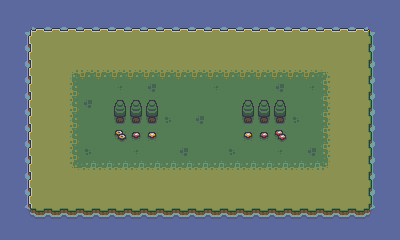

This is a level from a 2D game, rendered from its Tiled map with the project's own tilesets. A one-line summary and the complete map file follow:
An orthogonal 25x15 tile map with 16x16 px tiles, 3 tile layers (Ground, Ground Borders, Props).

<map version="1.10" tiledversion="1.11.0" orientation="orthogonal" renderorder="right-down" width="25" height="15" tilewidth="16" tileheight="16" infinite="0" nextlayerid="4" nextobjectid="1">
 <tileset firstgid="1" name="mapTiles" tilewidth="16" tileheight="16" tilecount="1024" columns="32">
  <image source="../sprites/tilesets/maptiles.png" width="512" height="512" />
 </tileset>
 <layer id="1" name="Ground" width="25" height="15">
  <data encoding="csv">
97,97,97,97,97,97,97,97,97,97,97,97,97,97,97,97,97,97,97,97,97,97,97,97,97,
97,35,131,131,131,131,131,131,131,131,131,131,131,131,131,131,131,131,131,131,131,131,131,37,97,
97,70,129,129,129,129,129,129,129,129,129,129,129,129,129,129,129,129,129,129,129,129,129,66,97,
97,70,129,129,129,129,129,129,129,129,129,129,129,129,129,129,129,129,129,129,129,129,129,66,97,
97,70,129,129,129,129,129,129,129,129,129,129,129,129,129,129,129,129,129,129,129,129,129,66,97,
97,70,129,129,129,135,135,135,135,135,135,135,135,135,135,135,135,135,135,135,129,129,129,66,97,
97,70,129,129,129,135,135,135,135,135,135,135,135,135,135,135,135,135,135,135,129,129,129,66,97,
97,70,129,129,129,135,135,135,135,135,135,135,135,135,135,135,135,135,135,135,129,129,129,66,97,
97,70,129,129,129,135,135,135,135,135,135,135,135,135,135,135,135,135,135,135,129,129,129,66,97,
97,70,129,129,129,135,135,135,135,135,135,135,135,135,135,135,135,135,135,135,129,129,129,66,97,
97,70,129,129,129,129,129,129,129,129,129,129,129,129,129,129,129,129,129,129,129,129,129,66,97,
97,70,129,129,129,129,129,129,129,129,129,129,129,129,129,129,129,129,129,129,129,129,129,66,97,
97,70,129,129,129,129,129,129,129,129,129,129,129,129,129,129,129,129,129,129,129,129,129,66,97,
97,99,4,4,4,4,4,4,4,4,4,4,4,4,4,4,4,4,4,4,4,4,4,101,97,
97,97,97,97,97,97,97,97,97,97,97,97,97,97,97,97,97,97,97,97,97,97,97,97,97
</data>
 </layer>
 <layer id="2" name="Ground Borders" width="25" height="15">
  <data encoding="csv">
0,0,0,0,0,0,0,0,0,0,0,0,0,0,0,0,0,0,0,0,0,0,0,0,0,
0,0,0,0,0,0,0,0,0,0,0,0,0,0,0,0,0,0,0,0,0,0,0,0,0,
0,0,0,0,0,0,0,0,0,0,0,0,0,0,0,0,0,0,0,0,0,0,0,0,0,
0,0,0,0,0,0,0,0,0,0,0,0,0,0,0,0,0,0,0,0,0,0,0,0,0,
0,0,0,0,199,200,200,200,200,200,200,200,200,200,200,200,200,200,200,200,201,0,0,0,0,
0,0,0,0,231,0,0,0,0,0,0,0,0,0,0,0,0,0,0,0,233,0,0,0,0,
0,0,0,0,231,0,0,0,0,0,0,0,0,0,0,0,0,0,0,0,233,0,0,0,0,
0,0,0,0,231,0,0,0,0,0,0,0,0,0,0,0,0,0,0,0,233,0,0,0,0,
0,0,0,0,231,0,0,0,0,0,0,0,0,0,0,0,0,0,0,0,233,0,0,0,0,
0,0,0,0,231,0,0,0,0,0,0,0,0,0,0,0,0,0,0,0,233,0,0,0,0,
0,0,0,0,263,264,264,264,264,264,264,264,264,264,264,264,264,264,264,264,265,0,0,0,0,
0,0,0,0,0,0,0,0,0,0,0,0,0,0,0,0,0,0,0,0,0,0,0,0,0,
0,0,0,0,0,0,0,0,0,0,0,0,0,0,0,0,0,0,0,0,0,0,0,0,0,
0,0,0,0,0,0,0,0,0,0,0,0,0,0,0,0,0,0,0,0,0,0,0,0,0,
0,0,0,0,0,0,0,0,0,0,0,0,0,0,0,0,0,0,0,0,0,0,0,0,0
</data>
 </layer>
 <layer id="3" name="Props" width="25" height="15">
  <data encoding="csv">
0,0,0,0,0,0,0,0,0,0,0,0,0,0,0,0,0,0,0,0,0,0,0,0,0,
0,0,0,0,0,0,0,0,0,0,0,0,0,0,0,0,0,0,0,0,0,0,0,0,0,
0,0,0,0,0,0,0,0,0,0,0,0,0,0,0,0,0,0,0,0,0,0,0,0,0,
0,0,0,0,0,0,0,0,0,0,0,0,0,0,0,0,0,0,0,0,0,0,0,0,0,
0,0,0,0,0,0,0,0,0,0,0,0,0,0,0,0,0,0,0,0,0,0,0,0,0,
0,0,0,0,0,0,0,71,0,7,0,0,0,71,0,0,0,7,0,71,0,0,0,0,0,
0,0,0,0,0,7,0,301,301,301,0,0,0,0,0,301,301,301,0,0,0,0,0,0,0,
0,0,0,0,0,0,0,333,333,333,39,0,7,0,0,333,333,333,39,0,0,0,0,0,0,
0,0,0,0,0,0,0,420,387,389,0,0,0,0,0,389,387,388,0,0,0,0,0,0,0,
0,0,0,0,0,39,0,0,71,0,0,7,0,0,39,0,0,71,0,7,0,0,0,0,0,
0,0,0,0,0,0,0,0,0,0,0,0,0,0,0,0,0,0,0,0,0,0,0,0,0,
0,0,0,0,0,0,0,0,0,0,0,0,0,0,0,0,0,0,0,0,0,0,0,0,0,
0,0,0,0,0,0,0,0,0,0,0,0,0,0,0,0,0,0,0,0,0,0,0,0,0,
0,0,0,0,0,0,0,0,0,0,0,0,0,0,0,0,0,0,0,0,0,0,0,0,0,
0,0,0,0,0,0,0,0,0,0,0,0,0,0,0,0,0,0,0,0,0,0,0,0,0
</data>
 </layer>
</map>